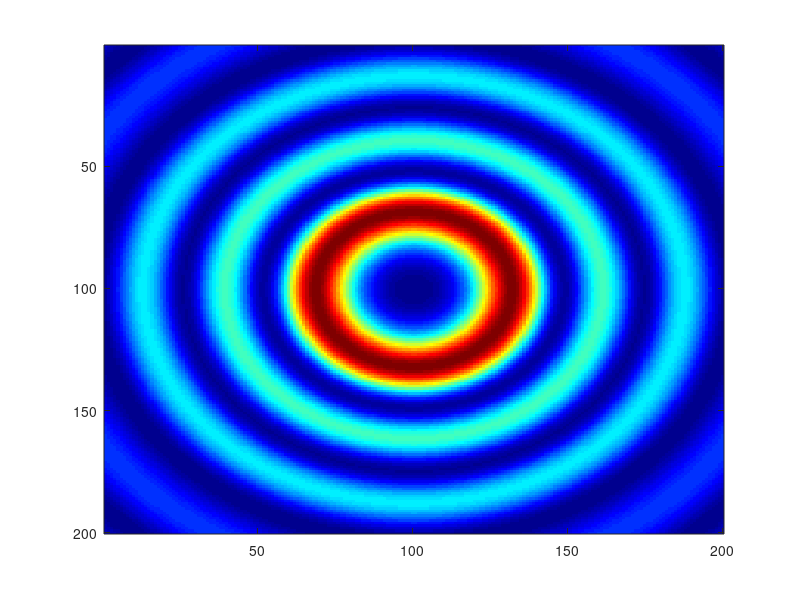

The MATLAB source for this figure: (Note: this script raises an error after producing the figure.)
close all
clear all
clc
%Parameters
% z=0.00001;%input('position: '); %Beam position 
% z=1;%input('position: '); %Beam position 
% z=10^10;
l=2;
b=250;
w0=100; % obstacle
lam=1; % wavelength
angle_inc=0.5*pi/180; %    radians
n=1.5; %  refractive index
k=2*pi/lam;
kt=k.*(n-1).*sqrt(1-cos(angle_inc).^2);

%x-y　coordinate
N=200;
L=400; %Display lange
X=linspace(-L,L,N);
Y=linspace(-L,L,N);
[x,y]=meshgrid(X,Y);
[thita,r] = cart2pol(x,y);
thita=0;
%thita=pi/6;
beta=0;

Z=linspace(0,4.*10^4,N);
for i=1:N
    z=Z(i);
    phi=atan(2.*b.*z.*sin(beta)-1j.*k.*r.*w0^2.*sin(thita)./(2.*b.*z.*cos(beta)-1j.*k.*r.*w0^2.*cos(thita)));
    A=sqrt(k^2.*r.^2./z.^2-4.*b.^2/w0.^4+4.*1j.*b.*k.*r.*cos(thita-beta)./(w0^2.*z));
    
    
    u2_amp=k*w0^2./(k*w0^2+2.*1j.*z).*besseli(l,1j.*kt.*A.*w0^2.*z./(k.*w0^2+2.*1j.*z)).*exp(1j.*l.*(pi/2-phi));
    u2_phz=exp(1j.*k.*z.*(1+r.^2/(2.*z.^2)-(kt.^2+A.^2).*w0^2./(2.*k^2*w0^2+4.*1j.*k.*z))-b.^2./w0.^2);
    u2=u2_amp.*u2_phz;
    u1=exp(1j.*k.*(z-kt^2/(2*k^2))+1j.*l.*(pi-thita)).*besselj(l,kt.*r);
    
    u=u1-u2;
    I=abs(u.*conj(u));
    I_n=I./max(max(I));
    if i==N/2
        figure(1)
        colormap(jet)
        imagesc(I_n)
        shading interp; lighting phong; view(2); axis equal; axis tight; 
    end
    propagation(i,1:N)=I_n(N/2,:);
end

% phi=atan(2.*b.*z.*sin(beta)-1j.*k.*r.*w0^2.*sin(thita)./(2.*b.*z.*cos(beta)-1j.*k.*r.*w0^2.*cos(thita)));
% A=sqrt(k^2.*r.^2./z.^2-4.*b.^2/w0.^4+4.*1j.*b.*k.*r.*cos(thita-beta)./(w0^2.*z));
% 
% 
% u2_amp=k*w0^2/(k*w0^2+2.*1j.*z).*besseli(l,1j.*kt.*A.*w0^2.*z/(k.*w0^2+2.*1j.*z)).*exp(1j.*l.*(pi/2-phi));
% u2_phz=exp(1j.*k.*z.*(1+r.^2/(2.*z^2)-(kt.^2+A.^2).*w0^2./(2.*k^2*w0^2+4.*1j.*k.*z))-b.^2./w0.^2);
% u2=u2_amp.*u2_phz;
% u1=exp(1j.*k.*(z-kt^2/(2*k^2))+1j.*l.*(pi-thita)).*besselj(l,kt.*r);
% 
% u=u2-u1;
% I=abs(u).^2;
% I_n=I./max(max(I));
figure(2)
colormap('jet')
propagation_t=transpose(propagation);
imagesc(propagation_t);
shading interp; lighting phong;  axis equal; axis tight; axis xy

%modified bessel function besseli(n,x)